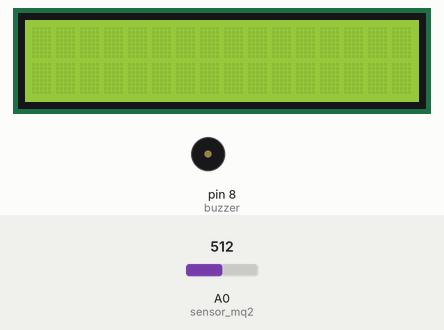
Simulated run of this sketch. Board: Arduino Uno, built with avr-gcc and run on an emulated ATmega328P. On the bench: 16×2 character LCD, buzzer (waves = sounding, pin HIGH). The inputs (shaded band) are chosen by the test bench; at power-on: A0 (sensor_mq2) = 512.

Above: at 0.1 s.
At 2.6 s:
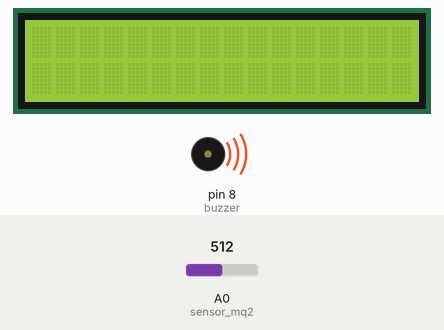
Timing chart, 0 to 6.6 s (numbered marks = the images above):
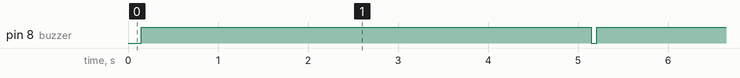

The sketch:

Air_Quality.ino
```cpp
/*
 https://thestempedia.com/tutorials/interfacing-mq-4-gas-sensor-evive/#Arduino_IDE_code


 resource from where conversion to ppm from sensor value; i got
 */


#include <Wire.h>
#include <LiquidCrystal_I2C.h>
// Set the LCD address to 0x27 for a 16 chars and 2 line display
LiquidCrystal_I2C lcd(0x27, 16, 2);

//defining MQ2,MQ5,,MQ7,MQ135,DHT11
int sensor_mq2 =A0;
int sensor_mq5 =A1;
int sensor_mq7 =A2;
int sensor_mq135 =A3;

//ouput device
int buzzer=8;


//defining initial value
float sensorvalue_mq2 =0;
float sensorvalue_mq5 =0;
float sensorvalue_mq7 =0;
float sensorvalue_mq135 =0;

float m = -0.318;     //Slope
float b = 1.133;     //Y-Intercept

void setup()
{
  // initialize the LCD
  lcd.begin();
  pinMode(sensor_mq2,INPUT);
  pinMode(sensor_mq5,INPUT);
  pinMode(sensor_mq7,INPUT);
  pinMode(sensor_mq135,INPUT);

  pinMode(buzzer,OUTPUT);

  digitalWrite(buzzer,LOW);
}

void loop()
{

  // Turn on the blacklight and print a message.
  lcd.backlight();
  lcd.print("Air Quality");

  lcd.print("Detector");
  lcd.clear();


  //mq2 sensor
  float sensor_volt_mq2;                             //Define variable for sensor voltage
  float RS_air_mq2;                                 //Define variable for sensor resistance
  float R0_mq2;                                    //Define variable for R0
  float sensorValue_mq2;                          //Define variable for analog readings
  for(int x = 0 ; x < 500 ; x++)             //Start for loop
  {
    sensorValue_mq2 = sensorValue_mq2 + analogRead(A0); //Add analog values of sensor 500 times
  }
  sensorValue_mq2 = sensorValue_mq2/500.0;            //Take average of readings
  sensor_volt_mq2 = sensorValue_mq2*(5.0/1023.0);    //Convert average to voltage
  sensorValue_mq2 = sensorValue_mq2/500.0;            //Take average of readings
  sensor_volt_mq2 = sensorValue_mq2*(5.0/1023.0);    //Convert average to voltage
  RS_air_mq2 = ((5.0*10.0)/sensor_volt_mq2)-10.0;   //Calculate RS in fresh air
  R0_mq2 = RS_air_mq2/4.4;                         //Calculate R0

  float ratio_mq2;                  //Define variable for ratio
  sensorValue_mq2 = analogRead(A0);    //Read analog values of sensor
  sensor_volt_mq2 = sensorValue_mq2*(5.0/1023.0);       //Convert analog values to voltage
  RS_air_mq2 = ((5.0*10.0)/sensor_volt_mq2)-10.0;      //Get value of RS in a gas
  ratio_mq2 = RS_air_mq2/R0_mq2;                          // Get ratio RS_gas/RS_air


  double ppm_log_mq2 = (log10(ratio_mq2)-b)/m;     //Get ppm value in linear scale according to the the ratio value
  double ppm_mq2 = pow(10, ppm_log_mq2);          //Convert ppm value to log scale
  Serial.print("ppm_mq2 :");
  Serial.println(ppm_mq2);
  double percentage_mq2 = ppm_mq2/10000;      //Convert to percentage
  if(ppm_mq2>2000)
     {
      //Check if ppm value is greater than 2000
      digitalWrite(buzzer, HIGH); //Turn Buzzer on
     }
  else
    {
     digitalWrite(buzzer,LOW);
    }
  delay(5000);
  digitalWrite(buzzer, LOW);


//mq5 sensor
  float sensor_volt_mq5;                             //Define variable for sensor voltage
  float RS_air_mq5;                                 //Define variable for sensor resistance
  float R0_mq5;                                    //Define variable for R0
  float sensorValue_mq5;                          //Define variable for analog readings
  for(int x = 0 ; x < 500 ; x++)             //Start for loop
  {
    sensorValue_mq5 = sensorValue_mq5 + analogRead(A0); //Add analog values of sensor 500 times
  }
  sensorValue_mq5 = sensorValue_mq5/500.0;            //Take average of readings
  sensor_volt_mq5 = sensorValue_mq5*(5.0/1023.0);    //Convert average to voltage
  sensorValue_mq5 = sensorValue_mq5/500.0;            //Take average of readings
  sensor_volt_mq5 = sensorValue_mq5*(5.0/1023.0);    //Convert average to voltage
  RS_air_mq5 = ((5.0*10.0)/sensor_volt_mq5)-10.0;   //Calculate RS in fresh air
  R0_mq5 = RS_air_mq5/4.4;                         //Calculate R0

  float ratio_mq5;                  //Define variable for ratio
  sensorValue_mq5 = analogRead(A0);    //Read analog values of sensor
  sensor_volt_mq5 = sensorValue_mq5*(5.0/1023.0);       //Convert analog values to voltage
  RS_air_mq5 = ((5.0*10.0)/sensor_volt_mq5)-10.0;      //Get value of RS in a gas
  ratio_mq5 = RS_air_mq5/R0_mq5;                          // Get ratio RS_gas/RS_air


  double ppm_log_mq5 = (log10(ratio_mq5)-b)/m;     //Get ppm value in linear scale according to the the ratio value
  double ppm_mq5 = pow(10, ppm_log_mq5);          //Convert ppm value to log scale
  Serial.print("ppm_mq5 :");
  Serial.println(ppm_mq5);
  double percentage_mq5 = ppm_mq5/10000;      //Convert to percentage
  if(ppm_mq5>3000)
     {
      //Check if ppm value is greater than 2000
      digitalWrite(buzzer, HIGH); //Turn Buzzer on
     }
  else
    {
     digitalWrite(buzzer,LOW);
    }
  delay(5000);
  digitalWrite(buzzer, LOW);


  //mq7 sensor
  float sensor_volt_mq7;                             //Define variable for sensor voltage
  float RS_air_mq7;                                 //Define variable for sensor resistance
  float R0_mq7;                                    //Define variable for R0
  float sensorValue_mq7;                          //Define variable for analog readings
  for(int x = 0 ; x < 500 ; x++)             //Start for loop
  {
    sensorValue_mq7 = sensorValue_mq7 + analogRead(A0); //Add analog values of sensor 500 times
  }
  sensorValue_mq7 = sensorValue_mq7/500.0;            //Take average of readings
  sensor_volt_mq7 = sensorValue_mq7*(5.0/1023.0);    //Convert average to voltage
  sensorValue_mq7 = sensorValue_mq7/500.0;            //Take average of readings
  sensor_volt_mq7 = sensorValue_mq7*(5.0/1023.0);    //Convert average to voltage
  RS_air_mq7 = ((5.0*10.0)/sensor_volt_mq7)-10.0;   //Calculate RS in fresh air
  R0_mq7 = RS_air_mq7/4.4;                         //Calculate R0

  float ratio_mq7;                  //Define variable for ratio
  sensorValue_mq7 = analogRead(A0);    //Read analog values of sensor
  sensor_volt_mq7 = sensorValue_mq7*(5.0/1023.0);       //Convert analog values to voltage
  RS_air_mq7 = ((5.0*10.0)/sensor_volt_mq7)-10.0;      //Get value of RS in a gas
  ratio_mq7 = RS_air_mq7/R0_mq7;                          // Get ratio RS_gas/RS_air


  double ppm_log_mq7 = (log10(ratio_mq7)-b)/m;     //Get ppm value in linear scale according to the the ratio value
  double ppm_mq7 = pow(10, ppm_log_mq7);          //Convert ppm value to log scale
  Serial.print("ppm_mq7 :");
  Serial.println(ppm_mq7);
  double percentage_mq7 = ppm_mq7/10000;      //Convert to percentage
  if(ppm_mq7>4000)
     {
      //Check if ppm value is greater than 2000
      digitalWrite(buzzer, HIGH); //Turn Buzzer on
     }
  else
    {
     digitalWrite(buzzer,LOW);
    }
  delay(5000);
  digitalWrite(buzzer, LOW);


  //mq 135 sensor
  float sensor_volt_mq135;                             //Define variable for sensor voltage
  float RS_air_mq135;                                 //Define variable for sensor resistance
  float R0_mq135;                                    //Define variable for R0
  float sensorValue_mq135;                          //Define variable for analog readings
  for(int x = 0 ; x < 500 ; x++)             //Start for loop
  {
    sensorValue_mq135 = sensorValue_mq135 + analogRead(A0); //Add analog values of sensor 500 times
  }
  sensorValue_mq135 = sensorValue_mq135/500.0;            //Take average of readings
  sensor_volt_mq135 = sensorValue_mq135*(5.0/1023.0);    //Convert average to voltage
  sensorValue_mq135 = sensorValue_mq135/500.0;            //Take average of readings
  sensor_volt_mq135 = sensorValue_mq135*(5.0/1023.0);    //Convert average to voltage
  RS_air_mq135 = ((5.0*10.0)/sensor_volt_mq135)-10.0;   //Calculate RS in fresh air
  R0_mq135 = RS_air_mq135/4.4;                         //Calculate R0

  float ratio_mq135;                  //Define variable for ratio
  sensorValue_mq135 = analogRead(A0);    //Read analog values of sensor
  sensor_volt_mq135 = sensorValue_mq135*(5.0/1023.0);       //Convert analog values to voltage
  RS_air_mq135 = ((5.0*10.0)/sensor_volt_mq135)-10.0;      //Get value of RS in a gas
  ratio_mq135 = RS_air_mq135/R0_mq135;                          // Get ratio RS_gas/RS_air


  double ppm_log_mq135 = (log10(ratio_mq135)-b)/m;     //Get ppm value in linear scale according to the the ratio value
  double ppm_mq135 = pow(10, ppm_log_mq135);          //Convert ppm value to log scale
  Serial.print("ppm_mq135 :");
  Serial.println(ppm_mq135);
  double percentage_mq135 = ppm_mq135/10000;      //Convert to percentage
  if(ppm_mq135>5000)
     {
      //Check if ppm value is greater than 2000
      digitalWrite(buzzer, HIGH); //Turn Buzzer on
     }
  else
    {
     digitalWrite(buzzer,LOW);
    }
  delay(5000);
  digitalWrite(buzzer, LOW);


  //DHT11 sensor


}
```

Measured:
- by itself, pin 8 (buzzer): alternates HIGH for 5.0 s and LOW for 0.06 s
